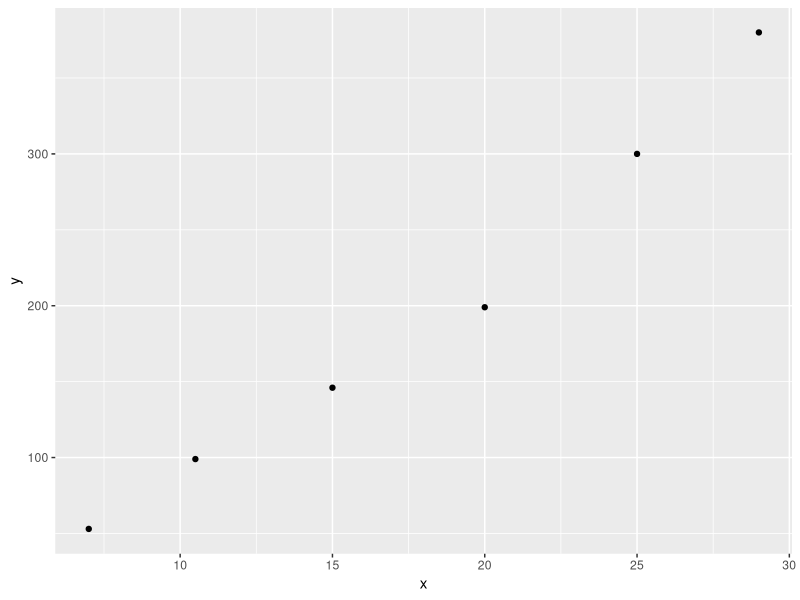

Generate this figure with R:
## ---- chunk 1
#| echo: false  
library(ggplot2)
data <- data.frame(x = c(7,10.5,15,20,25,29),
                   y = c(53,99,146,199,300,380)
                   )
ggplot(data, aes(x = x, y = y)) +
  geom_point()

